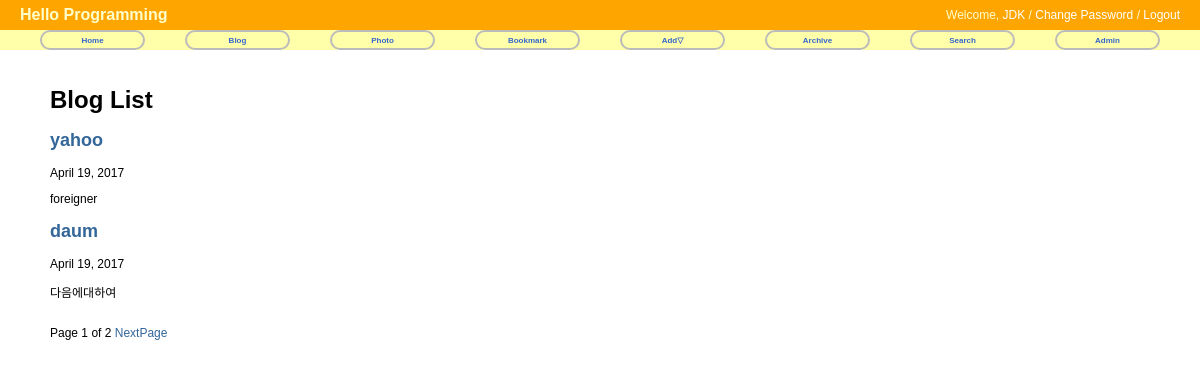
Screenshot of /blog/ with the database file from the repository.
### blog/models.py (models this page shows, shortened)
@python_2_unicode_compatible
class Post(models.Model):
    title = models.CharField('TITLE',max_length=50)
    slug = models.SlugField('SLUG',unique=True,allow_unicode=True,help_text='one word for title alias') #allow_unicode하면 한글처리가능
    description = models.CharField('DESCRIPTION',max_length=100,blank=True,help_text='simple description text')
    content = models.TextField('CONTENT')
    create_date = models.DateTimeField('Create Date',auto_now_add=True)#antu_now_add = 객체가 생성될 때 자동 기록
    modify_date = models.DateTimeField('Modify_Date',auto_now=True)#auto_now = 데이터베이스에 저장될 때 자동 기록
    class Meta: #필드 외에 필요한 파라미터는 메타클래스에 정의
        verbose_name = 'post' #테이블 단수 별칭
        verbose_name_plural = 'posts' #테이블 복수 별칭
        db_table = 'my_post' #데이터베이스에 저장되는 테이블 이름을 'my_post' 로함
        ordering = ('-modify_date',) # 모델객체 리스트 출력시 정렬을 modify_date기준 내림차순
    def get_absolute_url(self):
        return reverse('blog:post_detail',args=(self.slug,)) # 장고 내장 함수

### blog/views.py (the view)
class PostLV(ListView):
    model = Post
    template_name = 'blog/post_all.html'
    context_object_name = 'posts'
    paginate_by = 2

### blog/templates/blog/post_all.html (shortened to what this page needs)
{% extends "base.html" %}
{% block content %}
  <div id="content">
    <h1>Blog List</h1>
    {% for post in posts %}
      <h2><a href='{{post.get_absolute_url}}'>{{post.title}}</a></h2>
      {{post.modify_date|date:"N d, Y"}}
      <p>
        {{post.description}}
      </p>
    {% endfor %}
    <br />
    <div>
      <span>
        Page {{page_obj.number}} of {{page_obj.paginator.num_pages}}
        {% if page_obj.has_next %}
          <a href="?page={{page_obj.next_page_number}}">NextPage</a>
        {% endif %}
      </span>
    </div>
  </div>
{% endblock%}

### static/css/base.css (style rules this page uses)
body { font-family: "Lucida Grande","Verdana","Arial","sans-serif"; font-size: 12px; }
div#content { position: absolute; top: 70px; left: 50px; right: 50px; }
a:link, a:visited { color: #369; text-decoration: none; }

### rows the page displays
Post: title "yahoo", modify_date "April 19, 2017", description "foreigner"
Post: title "daum", modify_date "April 19, 2017", description "다음에대하여"

### other values shown
{{ page_obj.number }} "1"
{{ page_obj.paginator.num_pages }} "2"
